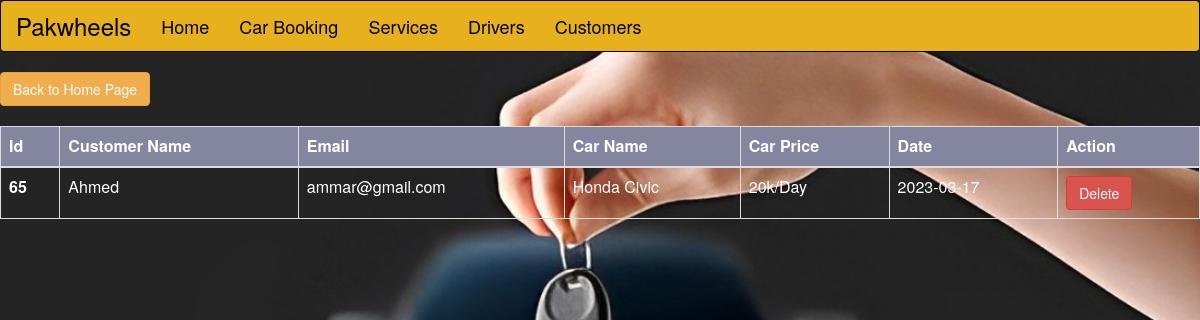
The page /car_book.php on the database its author committed.
### tables this page shows
CREATE TABLE `orders` (
  `id` int(11) NOT NULL,
  `cstid` int(11) NOT NULL,
  `date` date NOT NULL DEFAULT current_timestamp(),
  `carid` int(255) NOT NULL
);

CREATE TABLE `customer` (
  `id` int(11) NOT NULL,
  `name` text NOT NULL,
  `email` text NOT NULL
);

CREATE TABLE `cars` (
  `id` int(11) NOT NULL,
  `cname` text NOT NULL,
  `price` varchar(5550) NOT NULL,
  `year` text NOT NULL,
  `km` int(11) NOT NULL,
  `img` longtext NOT NULL,
  `date` date DEFAULT current_timestamp(),
  `status` enum('0','1') NOT NULL DEFAULT '1'
);

### car_book.php (the view, shortened to what this page needs)
<?php
include "header1.php"
?>
<!DOCTYPE html>
<html lang="en">
<head>
  <link rel="stylesheet" href="https://maxcdn.bootstrapcdn.com/bootstrap/3.4.1/css/bootstrap.min.css">
</head>
<body  style="background-image:url('../Pakwheels/img/images (22).jpg');background-repeat:no-repeat;background-size:cover">
  <table class="table table-dark table-bordered "  style="color:white">
  <thead>
    <tr  style="background-color:#8486A0">
      <th scope="col">Id</th>
      <th scope="col">Customer Name</th>
      <th scope="col">Email</th>
      <th scope="col">Car Name</th>
      <th scope="col">Car Price</th>
      <th scope="col">Date</th>
      <th scope="col">Action</th>
    </tr>
  </thead>
  <tbody>
</html>
<?php
  include "db.php";
  $sql = "SELECT orders.id,customer.name,customer.email,cars.cname,cars.price,cars.img,cars.status,orders.date FROM((orders INNER JOIN customer ON orders.cstid=customer.id) INNER JOIN cars ON orders.carid=cars.id);";
  $result = mysqli_query($conn, $sql);
  if (mysqli_num_rows($result) > 0) {
    while($row = mysqli_fetch_assoc($result)) {
      $id=$row['id'];
      $cstname=$row['name'];
      $cstemail=$row['email'];
      $carname=$row['cname'];
      $carprice=$row['price'];
      $date=$row['date'];
      echo'<tr>
      <th scope="row">'.$id.'</th>
      <td>'.$cstname.'</td>
      <td>'.$cstemail.'</td>
      <td>'.$carname.'</td>
      <td>'.$carprice.'</td>
      <td>'.$date.'</td>
     <td> <button class="btn btn-danger " ><a href ="delete_book.php ? id='.$id.' " style="color:white"" >Delete</a></button></td>
      </tr>';
    }
  } else {
    echo "<h4 style='color:white;'>0 results</h4>";
  }
  ?>

### rows shown on the page
orders: id "65", customer.name "Ahmed", customer.email "ammar@gmail.com", carid.cname "Honda Civic", carid.price "20k/Day", date "2023-03-17"
